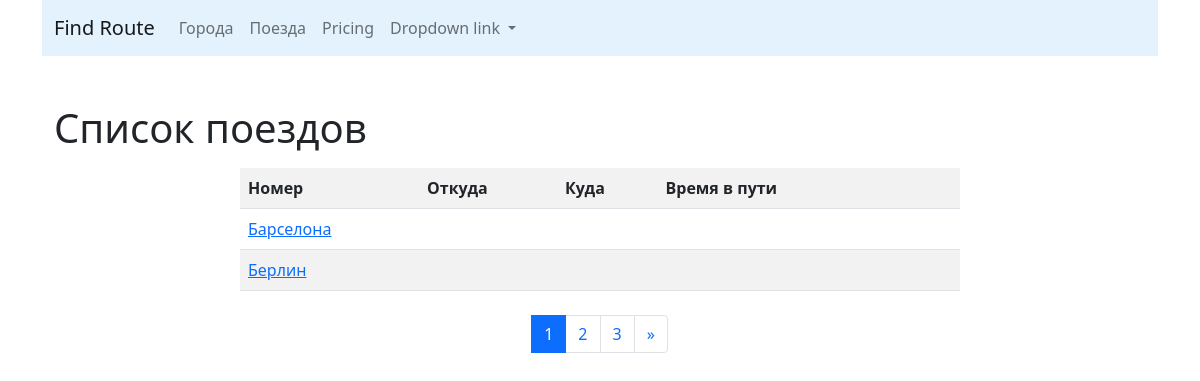
/, run on an earlier commit of the app's database.
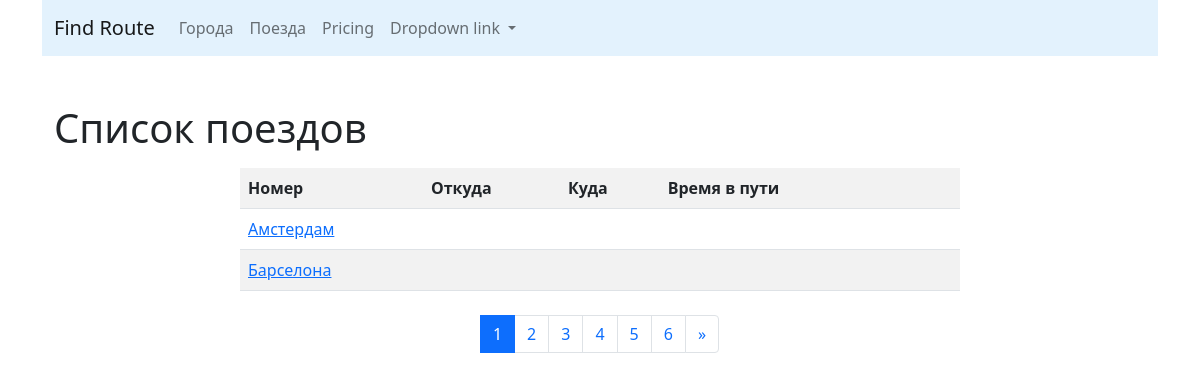
And on a later commit of the database.
### cities/models.py (models this page shows, shortened)
class City(models.Model):
    name = models.CharField(max_length=100, unique=True, verbose_name='Город')
    class Meta:
        verbose_name = 'Город'
        verbose_name_plural = 'Города'
        ordering = ['name']

### cities/views.py (the view)
# urls.py: path('', CityListView.as_view(), name='home'),
def home(request, pk=None):
    if request.method == "POST":
        form = CityForm(request.POST)
        if form.is_valid():
            print(form.cleaned_data)
            form.save()
    form = CityForm()
    qs = City.objects.all()
    lst = Paginator(qs, 2)
    page_number = request.GET.get('page')
    page_obj = lst.get_page(page_number)
    context = {'page_obj': page_obj, 'form': form}
    return render(request, 'trains/home.html', context)

### trains/templates/trains/home.html (shortened to what this page needs)
{% extends 'base.html' %}
{% block content %}
<h1>Список поездов</h1>
<div class="row ">
    <div class="col-md-8 mx-auto my-2">
        <table class="table table-striped">
            <tr>
                <th>Номер</th>
                <th>Откуда</th>
                <th>Куда</th>
                <th>Время в пути</th>
                <th>&nbsp;</th>
                <th>&nbsp;</th>
            </tr>
        {% for object in page_obj %}
            <tr>
                <td>
                    <a href="{% url 'trains:detail' pk=object.pk%}">{{object.name}}</a>
                </td>
                <td>{{object.from_city}}</td>
                <td>{{object.to_city}}</td>
                <td>{{object.travel_time}}</td>
                {% if user.is_authenticated%}
                <td>
                    <a href="{% url 'trains:update' pk=object.pk%}">
                        <button type="submit" class="btn btn-primary">Редактировать</button>
                    </a></td>
                <td>
                    <a href="{% url 'trains:delete' pk=object.pk%}">
                        <button type="submit" class="btn btn-danger">Удалить</button>
                    </a>
                </td>
                {% else %}
                <td>&nbsp;</td>
                <td>&nbsp;</td>
                {% endif %}
            </tr>
        {% endfor %}
        </table>
    </div>
</div>
<nav aria-label="Page navigation example">
  <ul class="pagination justify-content-center">
    {% for page in page_obj.paginator.page_range %}
        <li class="page-item {% if page == page_obj.number %} active {% endif %} ">
            <a class="page-link" href="?page={{page}}">
                {{ page }}
            </a>
        </li>
    {% endfor %}
    <li class="page-item">
        {% if page_obj.has_next %}
      <a class="page-link" href="?page={{ page_obj.paginator.num_pages }}" aria-label="Next">
        <span aria-hidden="true">&raquo;</span>
      </a>
        {% endif %}
    </li>
  </ul>
</nav>
{% endblock %}

What changed in the data, as far as the page shows it:
no longer on this page (row unchanged): City: name "Берлин"
added City: name "Амстердам"
Also different on the page:
new list line: "4"
new list line: "5"
new list line: "6"
